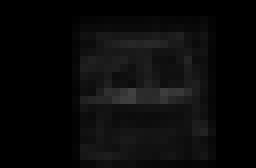
#> input picture stereo_imgs/rectified_left_03.png, 32 x 21 px, shrunk from 612 x 408 before the run (shown 8 times larger); its folder holds 4 pictures in this run
$ python develop.py   (Python 2 division)   (older library calls are emulated)
#> lines starting #> are read from the running program, lines starting #| are printed output that depends on the picture; after the words box and inside, x2 and y2 are one past the last pixel; in counts of white or black regions, pixels touching at a corner belong together; pictures that were not available may be replaced by others from this repository, and a replacement may not be noted
#from __future__ import division
#import scipy as scp
from skimage import data, io, filters, transform
import numpy as np
import matplotlib.pyplot as plt

from sys import stdout


def read_image(lr,ref_id):
#> called with lr = 'left', ref_id = '03'
    img_name = "./stereo_imgs/rectified_" + lr + "_" + ref_id +".png"
    img = io.imread(img_name,as_grey=True)
#> img is the input picture: shape (21, 32); min 0, max 65, mean 9.8
#> call 2 of read_image, with lr = 'right', ref_id = '03'
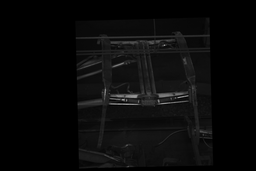
#> input picture stereo_imgs/rectified_left_00.png, 256 x 171 px, shrunk from 4896 x 3264 before the run, given in place of rectified_right_03.png, which was not available
#> in read_image, img is the input picture: shape (171, 256); min 0, max 160, mean 9.7
    #img[np.where(img==0)]=1
    return img

def noralize_patch(pl):
    pl = pl - np.mean(pl)
    pl = pl/np.amax(pl.flatten())
    ids = np.isnan(pl)
    pl[ids] = 1.
    return pl

def get_patch_list(left,semi_stencil):
    patch_l = []
    for i in range(left.shape[0]):
        row = []
        for j in range(left.shape[1]):
            row.append(np.zeros((2*semi_stencil+1,2*semi_stencil+1)))
        patch_l.append(row)


    for i in range(semi_stencil,left.shape[0]-semi_stencil):
        for j in range(semi_stencil,left.shape[1]-semi_stencil):
            p = left[i-semi_stencil:i+semi_stencil,
                                j-semi_stencil:j+semi_stencil]
            #p = noralize_patch(p)
            patch_l[i][j] = p
    return patch_l

def get_roi(left):
    rows = np.where(np.sum(left,1)>0)[0]
#> rows = 19 values from 2 to 20
    cols = np.where(np.sum(left,0)>0)[0]
#> cols = 18 values from 9 to 26
    return rows,cols#left[rows[0]:rows[-1],cols[0]:cols[-1]]

def mask_sobel(sobel):
    mask = np.zeros(sobel.shape,dtype=np.int32)
    ids = np.where(sobel>.007)
    mask[ids] = 1
    return mask

def from_mask_to_pixels_ids(mask):
    ids = np.where(mask==1)

    return pixels

def define_patches_to_match(left,right,semi_stencil,
                           edge_points,right_rows,right_cols):
    left_patches = get_patch_list(left,semi_stencil)
    right_patches = get_patch_list(right,semi_stencil)


    for i,j in zip(edge_points[0],edge_points[1]):
        left_patches[i][j] = noralize_patch(left_patches[i][j])
        stdout.write("\r left normalizing... %d, of %d" % (i,np.amax(edge_points[0])))
        stdout.flush()
    stdout.write("\n")

    for i in right_rows:
        for j in right_cols:
            right_patches[i][j] = noralize_patch(right_patches[i][j])
        stdout.write("\r right normalizing... %d, of %d" % (i,np.amax(right_rows)))
        stdout.flush()
    stdout.write("\n")

    return left_patches,right_patches


def evaluate_matches(mask_left,edge_points,
                     left_patches,right_patches):
    match_points = np.zeros(mask_left.shape,dtype=np.int32)

    for i,j in zip(edge_points[0],edge_points[1]):

        cost = 255*np.ones(mask_left.shape[1])
        pl = left_patches[i][j]
        #pl = noralize_patch(pl)
        for c in right_cols:
            pr = right_patches[i][c]
            k = np.linalg.norm(pl-pr)
            cost[c] = k

        match_points[i,np.argmin(cost)] = 1
        stdout.write("\r evaluating disparity... %d, of %d" % (i,np.amax(edge_points[0])))
        stdout.flush()

    stdout.write("\n")

    return match_points


if __name__ == "__main__":
    left = read_image("left","03")
    right = read_image("right","03")

    #left = get_roi(left)
    left_rows,left_cols = get_roi(left)
#> left_rows = 19 values from 2 to 20; left_cols = 18 values from 9 to 26
    right_rows,right_cols = get_roi(right)
#> right_rows = 153 values from 17 to 169; right_cols = 141 values from 74 to 214

    # kernel = np.array([[1, 1, 0, -1, -1],
    #                    [2, 2, 0, -2, -2],
    #                    [2, 2, 0, -2, -2],
    #                    [2, 2, 0, -2, -2],
    #                    [1, 1, 0, -1, -1]])

    # kernel = np.array([[1, 0, -1],
    #                    [2, 0, -2],
    #                    [1, 0, -1]])

    left_sobel = filters.sobel_v(left)
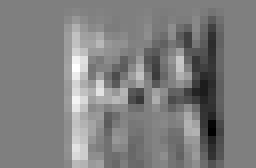
#> left_sobel: shape (21, 32) float64 (shown 8 times larger); min -0.106, max 0.107, mean 3.3e-19; drawn with min black and max white

    right_sobel = filters.sobel_v(right)
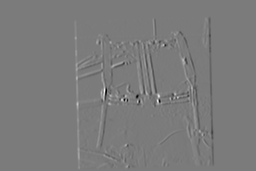
#> right_sobel: shape (171, 256) float64; min -0.364, max 0.387, mean 2.45e-20; drawn with min black and max white


    mask_left = mask_sobel(left_sobel)
#> in mask_sobel, `ids = np.where(sobel>.007)`: ids = 142 positions, rows 2 to 20, columns 8 to 24
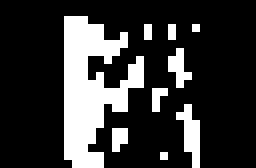
#> mask_left: shape (21, 32) int32 (shown 8 times larger); values 0 (black) and 1 (white), 21.1% white; 9 white regions (8 under 20 px), largest, box (x1, y1, x2, y2) and area: (8, 2, 18, 21) 106
    mask_right = mask_sobel(right_sobel)
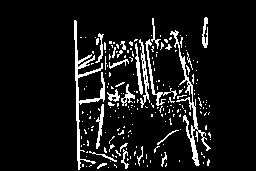
#> mask_right: shape (171, 256) int32; values 0 (black) and 1 (white), 9.1% white in thin lines or dots, all inside (x1, y1, x2, y2) = (74, 17, 211, 170)

    # [9 lines of commented-out code are left out]

    edge_points = np.where(mask_left==1)
#> edge_points = 142 positions, rows 2 to 20, columns 8 to 24

    print edge_points[0].shape
#| (142,)

    semi_stencil = 5
    #

    left_patches,right_patches = define_patches_to_match(
                                 left,right,semi_stencil,
                                 edge_points,right_rows,right_cols)
#> after the loop in get_patch_list, `for i in range(semi_stencil,left.shape[0]-semi_stencil):`: patch_l = 21 items
#> in define_patches_to_match, `right_patches = get_patch_list(right,semi_stencil)`: right_patches = 171 items
#> the loop in define_patches_to_match, `for i,j in zip(edge_points[0],edge_points[1]):` made 142 passes
#> (i, j) on passes 1, 2, 5, 6, 7, 8, 9, 10, 11, 12, 13, 14: (2, 8), (2, 9), (3, 9), (3, 10), (3, 11), (3, 12), (3, 18), (3, 21), (3, 24), (4, 8), (4, 9), (4, 10)
#> j on passes 3 to 4: 10, 8
#> (printed output is left out)
#> the loop in define_patches_to_match, `for i in right_rows:` made 153 passes
#> (printed output is left out)
#> left_patches = 21 items; right_patches = 171 items


    match_points = evaluate_matches(mask_left,edge_points,
                         left_patches,right_patches)
#> in evaluate_matches, `match_points = np.zeros(mask_left.shape,dtype=np.int32)`: match_points: shape (21, 32) int32; every value is 0
#> the loop in evaluate_matches, `for i,j in zip(edge_points[0],edge_points[1]): ` made 1 pass
#> (the run stopped early here; a loop or call above may not have finished)
